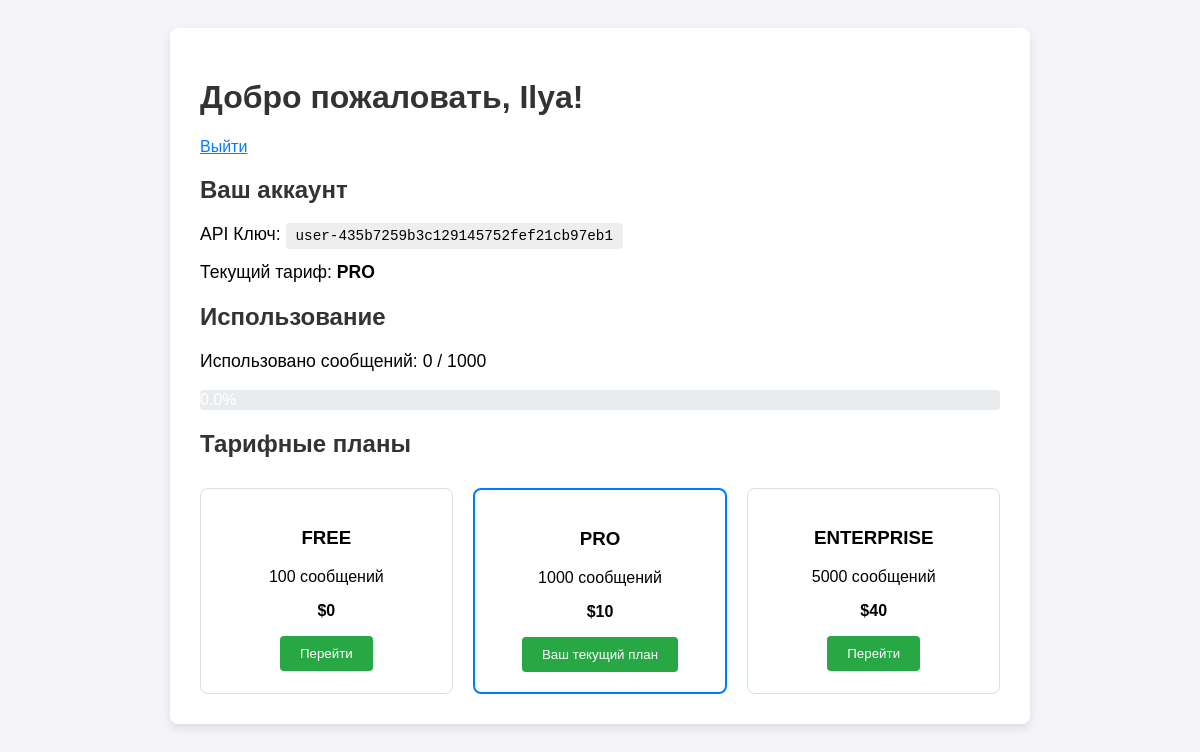
Page /profile (signed in) on the committed database.
### custom_provider.py (models this page shows)
class User(db.Model):
    __tablename__ = 'users'
    api_key = db.Column(db.Text, primary_key=True)
    username = db.Column(db.Text, unique=True, nullable=False)
    message_count = db.Column(db.Integer, nullable=False, default=0)
    message_limit = db.Column(db.Integer, nullable=False)
    plan = db.Column(db.Text, nullable=False, default='free') # <-- НОВОЕ ПОЛЕ

### custom_provider.py (the view)
@app.route('/profile')
def profile():
    if 'api_key' not in session:
        return redirect(url_for('login'))
    user = User.query.filter_by(api_key=session['api_key']).first()
    if not user:
        session.clear() # Ключ недействителен, чистим сессию
        return redirect(url_for('login'))
    return render_template('profile.html', user=user, plans=TARIFF_PLANS)

### templates/profile.html (shortened to what this page needs)
<!DOCTYPE html>
<html lang="en">
  <head>
  </head>
  <body>
    <div class="container">
      <h1>Добро пожаловать, {{ user.username }}!</h1>
      <a href="/logout">Выйти</a>
      <div class="profile-info">
        <h2>Ваш аккаунт</h2>
        <p>API Ключ: <span class="api-key">{{ user.api_key }}</span></p>
        <p>Текущий тариф: <strong>{{ user.plan.upper() }}</strong></p>
      </div>
      <div class="usage-info">
        <h2>Использование</h2>
        <p>
          Использовано сообщений: {{ user.message_count }} / {{
          user.message_limit }}
        </p>
        <div class="progress-bar">
          <div
            class="progress"
            style="width: {{ (user.message_count / user.message_limit * 100)|round }}%;"
          >
            {{ (user.message_count / user.message_limit * 100)|round }}%
          </div>
        </div>
      </div>
      <h2>Тарифные планы</h2>
      <div class="tariffs">
        {% for plan, details in plans.items() %}
        <div class="tariff-card {% if user.plan == plan %}current{% endif %}">
          <h3>{{ plan.upper() }}</h3>
          <p>{{ details.limit }} сообщений</p>
          <p><strong>${{ details.price }}</strong></p>
          {% if user.plan == plan %}
          <button disabled>Ваш текущий план</button>
          {% else %}
          <a href="{{ url_for('create_checkout_session', plan=plan) }}"
            ><button>Перейти</button></a
          >
          {% endif %}
        </div>
        {% endfor %}
      </div>
    </div>
  </body>
</html>

### templates/profile.html (style rules this page uses)
body { font-family: sans-serif; background-color: #f4f4f9; padding: 20px; }
.container { max-width: 800px; margin: auto; background: white; padding: 30px; border-radius: 8px; box-shadow: 0 4px 10px rgba(0, 0, 0, 0.1); }
h1, h2 { color: #333; }
.profile-info p, .usage-info p { font-size: 1.1em; }
.api-key { background: #eee; padding: 5px 10px; border-radius: 4px; font-family: monospace; }
.progress-bar { background-color: #e9ecef; border-radius: 0.25rem; }
.progress { background-color: #007bff; height: 20px; text-align: center; color: white; line-height: 20px; border-radius: 0.25rem; }
.tariffs { display: flex; gap: 20px; margin-top: 30px; }
.tariff-card { border: 1px solid #ddd; padding: 20px; border-radius: 8px; text-align: center; flex: 1; }
.tariff-card.current { border: 2px solid #007bff; }
button { padding: 10px 20px; background-color: #28a745; color: white; border: none; border-radius: 4px; cursor: pointer; text-decoration: none; display: inline-block; }
a { color: #007bff; }

### rows in the picture
User: username "Ilya", api_key "user-435b7259b3c129145752fef21cb97eb1", plan "PRO", message_count "0", message_limit "1000", (user.message_count/user.message_limit*100)|round "0.0", upper "PRO", limit "1000", price "10", shows "Ваш текущий план"

### other values in the picture
{{ plan.upper() }} "FREE" "ENTERPRISE"
{{ details.limit }} "100" "5000"
{{ details.price }} "0" "40"
